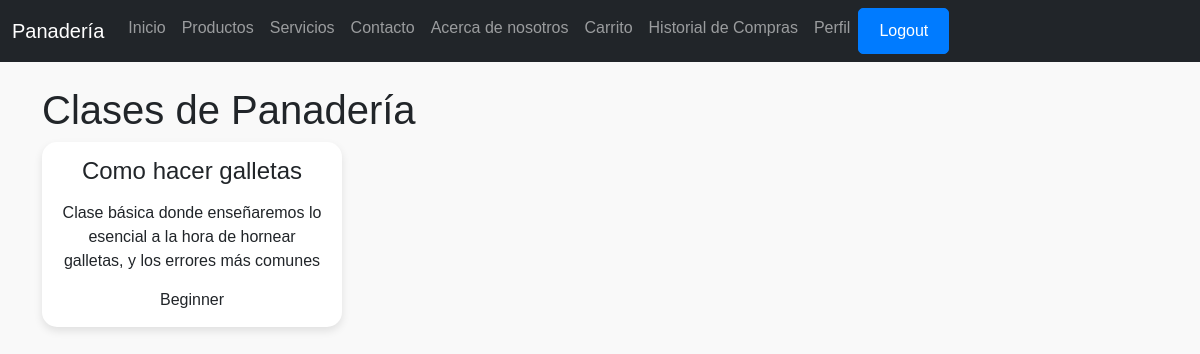
/bakery_classes/ (signed in), run on the app's committed database.
### ProyectoMenu/models.py (models this page shows, shortened)
class BakeryClass(models.Model):
    CLASS_LEVELS =[
        ('Beginner', 'Beginner'),
        ('Mid', 'Mid'),
        ('Advanced', 'Advanced'),
    ]
    name = models.CharField(max_length=100)
    description = models.TextField()
    class_level = models.CharField(max_length=20, choices=CLASS_LEVELS)

### ProyectoMenu/views.py (the view)
# urls.py: path('bakery_classes/', views.bakery_classes, name='bakery_classes'),
def bakery_classes(request):
    classes = BakeryClass.objects.all()
    return render(request, 'paginas/bakery_classes.html', {'bakery_classes': classes})

### ProyectoMenu/templates/paginas/bakery_classes.html (shortened to what this page needs)
{% extends 'base.html' %}
{% block contenido %}
    <div class="container mt-4">
        <h1>Clases de Panadería</h1>
        <div class="row">
            {% for clase in bakery_classes %}
                <div class="col-md-4 mb-4">
                    <div class="product-card">
                        <div class="card-body">
                            <h2 class="card-title">{{ clase.name }}</h2>
                            <p class="card-text">{{ clase.description }}</p>
                            <p class="class-level">{{ clase.class_level }}</p>
                        </div>
                    </div>
                </div>
            {% endfor %}
        </div>
    </div>
{% endblock %}

### ProyectoMenu/static/styles/custom.css (style rules this page uses)
body { font-family: Arial, sans-serif; margin: 0; padding: 0; background-color: #f9f9f9; }
.product-card { display: inline-block; background-color: #fff; border-radius: 15px; box-shadow: 0 4px 8px rgba(0, 0, 0, 0.1); max-width: 300px; transition: transform 0.2s; text-align: center; overflow: hidden; position: relative; }
.product-card h2 { font-size: 1.5em; margin: 15px; }
.product-card p { margin: 0 15px 15px; }

### data on the page
BakeryClass: name "Como hacer galletas", description "Clase básica donde enseñaremos lo esencial a la hora de hornear galletas, y los errores más comunes", class_level "Beginner"
